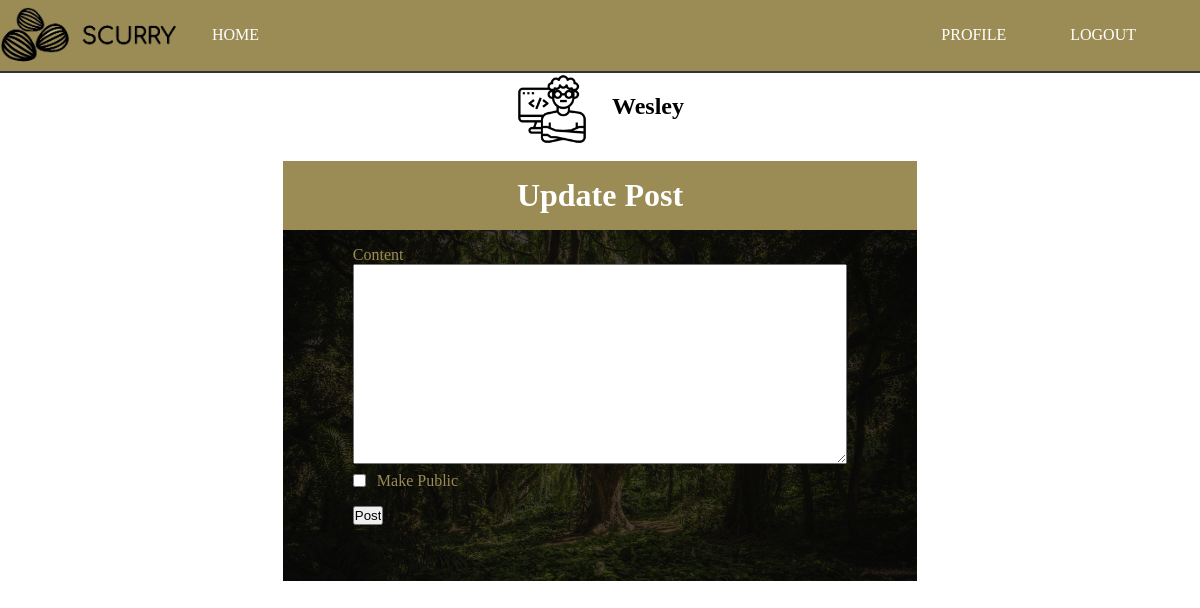
/post (signed in), run on the app's committed database.
### scurry/models.py (models this page shows, shortened)
class User(db.Model, UserMixin):
    id = db.Column(db.Integer, primary_key=True)
    username = db.Column(db.String(20), unique=True, nullable=False)
    email = db.Column(db.String(120), unique=True, nullable=False)
    image_file = db.Column(db.String(20), nullable=False, default='noprofile.jpg')
    password = db.Column(db.String(60), nullable=False)
    posts = db.relationship('Post', backref='author', lazy=True)

### scurry/routes.py (the view)
@app.route('/post', methods=['GET', 'POST'])
def new_post():
    form = PostForm()
    return render_template('post.html', title="Create Post", form=form)

### scurry/forms.py
class PostForm(FlaskForm):
    content = TextAreaField('Content', validators=[DataRequired()])
    public = BooleanField('Make Public')
    submit = SubmitField('Post')

### scurry/models.py (called while the page is built)
@login_manager.user_loader
def load_user(user_id):
    return User.query.get(int(user_id))

### scurry/templates/post.html (shortened to what this page needs)
{% extends "layout.html" %}
{% block sidebar %}
    <div class="sidebar">
        <div class="sidebar-user-info">
            <img src="{{ url_for('static', filename='images/' + current_user.image_file) }}" alt="user photo" class="sidebar-img">
            <h2>{{ current_user.username }}</h2>
        </div>
        <div class="post-form">
            <form action="" method="POST" class="form">
                <div class="form-legend">
                    <h1>Update Post</h1>
                </div>
                <div class="form-well">
                    <div class="form-group">
                        {{ form.content.label(class="form-control-label") }}
                        {% if form.content.errors %}
                            <div class="invalid-feedback">
                                {% for error in form.content.errors %}
                                    <span>{{ error }}</span>
                                {% endfor %}
                            </div>
                        {% else %}
                            {{ form.content(class="form-control-post-textarea") }}
                        {% endif %}
                    </div>
                    <div class="form-group">
                        {{ form.public.label(class="form-control-boolean-label") }}
                        {{ form.public(class="form-control-boolean") }}
                    </div>
                    <div class="form-group post-submit">
                        {{ form.submit(class="btn")}}
                    </div>
                </div>
            </form>
        </div>
    </div>
{% endblock sidebar %}

### scurry/static/style.css (style rules this page uses)
*, *::before, *::after { margin: 0; padding: 0; box-sizing: border-box; }
html { --main-color: #054414; --accent-color: #9b8b55; }
body { background-size: cover; }
.sidebar { grid-area: side; }
.sidebar { width: 100%; }
.sidebar-user-info { display: flex; justify-content: center; align-items: flex-start; }
.sidebar-user-info > h2 { margin: 1.3rem 0 0 1.5rem; }
.sidebar-img { height: 72px; width: 72px; object-fit: cover; }
.post-form { padding: .5rem; }
.form { margin: auto; padding: .5rem; width: 100%; max-width: 650px; }
.form-legend { padding: 1rem 0; width: 100%; text-align: center; background: var(--accent-color); color: #ffffff; }
.form-well { padding: .5rem .5rem 3rem .5rem; height: 100%; width: 100%; background: linear-gradient( rgba(0,0,0,0.7), rgba(0,0,0,0.7)), url('./images/forest.jpeg') no-repeat center; background-size: cover; }
.form-group { margin: .5rem auto; width: 80%; position: relative; display: flex; flex-direction: column; justify-content: center; align-items: flex-start; color: var(--accent-color); }
.form-control-post-textarea { width: 100%; height: 200px; }
.form-control-boolean-label { margin-left: 1.5rem; }
.form-control-boolean { display: inline; position: absolute; }
.post-submit { margin-top: 1rem; }

### data on the page
User: image_file (picture), username "Wesley"
